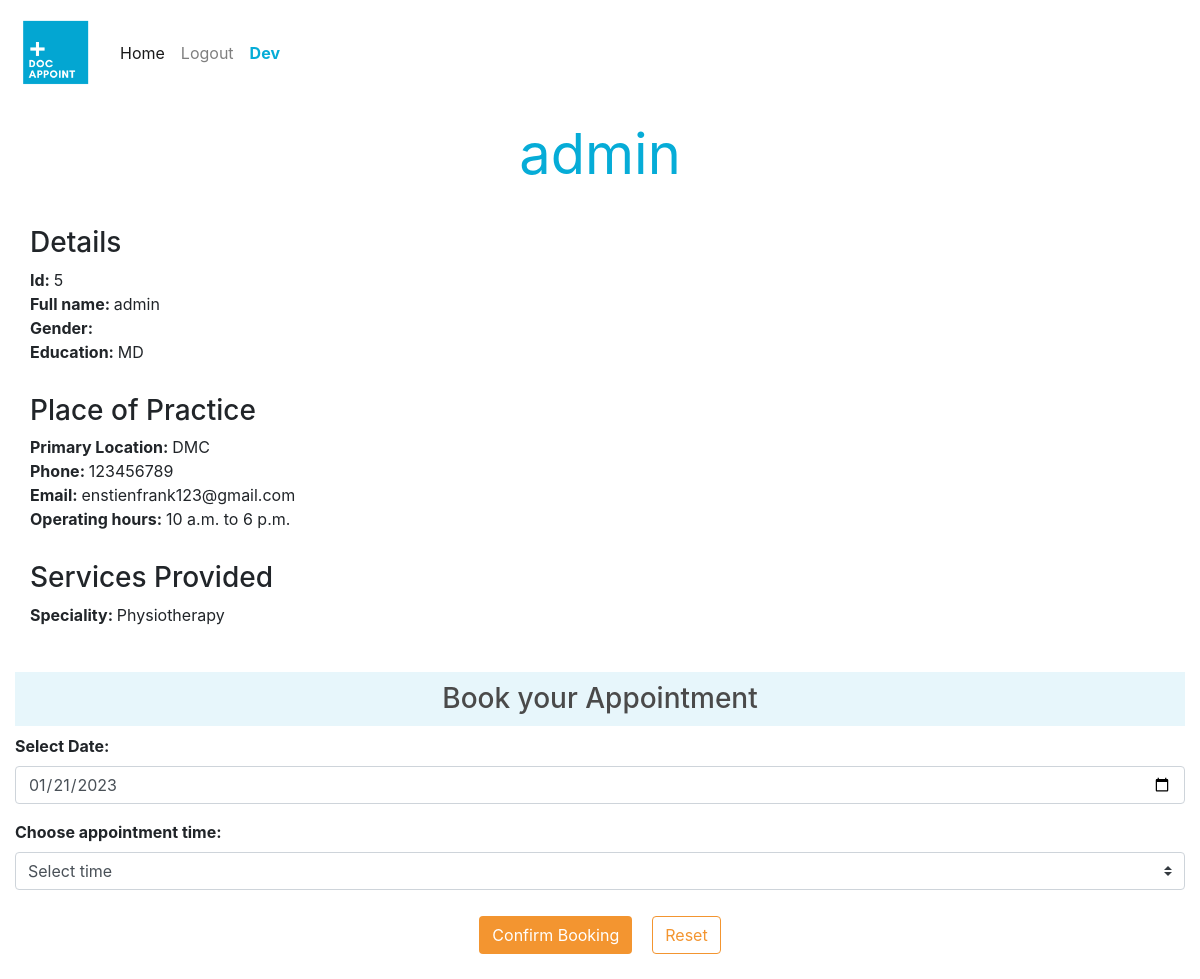
Page /book-appointment/5 (signed in) on the committed database.
### Doc_Appoint/models.py (models this page shows, shortened)
class User(AbstractUser):
    USER_REGISTER_TYPES = (
        ('PR', 'personal'),
        ('DR', 'doctor')
    )
    user_type = models.CharField(max_length=2, blank=True, choices=USER_REGISTER_TYPES)

class Doctor(models.Model):
    doctor_name = models.ForeignKey('User', on_delete=models.CASCADE, related_name="doctor_name")
    services = models.TextField(max_length=100)
    experience = models.IntegerField()
    study = models.TextField()
    patient = models.ManyToManyField('Patient', blank=True, related_name="doctors_patients", default=[0])
    service_time_from = models.TimeField(null=True)
    service_time_to = models.TimeField(null=True)
    address = models.TextField()
    phone_number = models.CharField(max_length=14, blank=True, null=True)
    gender = models.CharField(max_length=10, blank=True, null=True)

### Doc_Appoint/views.py (the view)
# urls.py: path("book-appointment/<int:doc_id>", views.book_appointment, name="book-appointment"),
@login_required
def book_appointment(request, doc_id):
    doc = Doctor.objects.get(id = doc_id)
    booking_times = time_slots(doc_id)
    patient = Patient.objects.get(patient_id=request.user.id)
    error = False
    success=False
    if Appointment.objects.filter(patient=patient, doctor=doc, appointment_date__gte = datetime.now()).exists():
        patient_appoint_exists = Appointment.objects.get(patient=patient, doctor=doc, appointment_date__gte = datetime.now())
    else:
        patient_appoint_exists = False
    if request.method == "POST":
        appointment_time = request.POST["booking"]
        appointment_date = request.POST.get("app-date")
        if datetime.strptime(appointment_date, "%Y-%m-%d") > datetime.now():
            doc.patient.add(patient)
            try:
                new_appointment = Appointment.objects.create(
                    patient=patient,
                    doctor=doc,
                    appointment_time=appointment_time,
                    appointment_date=datetime.strptime(appointment_date, "%Y-%m-%d")
                )
                new_appointment.save()
                success=True
            except IntegrityError:
                return render(request, "Doc_Appoint/book_appointment.html", {
                    'message': "Some error occured, could not book an appointment!",
                    'doc': doc,
                    'booking_times': booking_times
                })
        else:
            error = True
        return render(request, "Doc_Appoint/book_appointment.html", {
            'doc': doc,
            'booking_times': booking_times,
            'error': error,
            'success': success
        })
    else:
        return render(request, "Doc_Appoint/book_appointment.html", {
            'doc': doc,
            'booking_times': booking_times,
            'exists': patient_appoint_exists
        })

### Doc_Appoint/views.py (called while the page is built)
def time_slots(doc_id):
    slots = {}
    doc = Doctor.objects.get(id=doc_id)
    t1 = doc.service_time_from.strftime("%H:%M:%S")
    t2 = doc.service_time_to.strftime("%H:%M:%S")
    time_from = datetime.strptime(t1, "%H:%M:%S")
    time_to = datetime.strptime(t2, "%H:%M:%S")
    diff = time_to - time_from
    diff_min = diff.seconds / 60
    diff_hour = diff_min / 60
    ts = time_from
    for i in range(int(diff_hour)*2):
        ts = ts + timedelta(minutes=30)
        slots[ts.time()] = False
    return slots

### Doc_Appoint/templates/Doc_Appoint/book_appointment.html (shortened to what this page needs)
{% extends "Doc_Appoint/layout.html" %}
{% load static %}
{% block body %}
    <div class="doc-name">
        <h2 class="lead display-4" style="font-weight: 400">{{doc.doctor_name.username}}</h2>
    </div>
    <div class="doc-details-container">
        <div class="doc-details">
            <div class="details-bg">
                <h3 style="font-weight: 500">Details</h3>
                <div><strong>Id: </strong><span id="doctor_id">{{doc.id}}</span></div>
                <div><strong>Full name: </strong>{{doc.doctor_name.username}}</div>
                <div><strong>Gender: </strong>{{doc.gender}}</div>
                <div class="info"><strong>Education: </strong>{{doc.study}}</div>
            </div>
        </div>
        <div class="doc-details">
            <h3 style="font-weight: 500">Place of Practice</h3>
            <div class="info"><strong>Primary Location: </strong>{{doc.address}}</div>
            <div><strong>Phone: </strong>{{doc.phone_number}}</div>
            <div><strong>Email: </strong>{{doc.doctor_name.email}}</div>
            <div><strong>Operating hours: </strong>{{doc.service_time_from}} to {{doc.service_time_to}}</div>
        </div>
        <div class="doc-details">
            <h3 style="font-weight: 500">Services Provided</h3>
            <div><strong>Speciality: </strong>{{doc.services}}</div>
        </div>
    </div>
    {% if not exists %}
    <div class="doc-details" id="appointment-form">
        <div class="doc-book-app">
            <h3 style="font-weight: 500">Book your Appointment</h3>
        </div>
        <form action="" method="POST">
            <div class="form-group">
                <label for="app-date"><strong>Select Date:</strong></label>
                <input id="select-date" class="form-control" type="date" name="app-date" required>
            </div>
            <div class="form-group">
                <label class="control-label" for="booking"><strong>Choose appointment time:</strong></label>
                <select class="custom-select" name="booking" id="booking" required>
                    <option value="" selected>Select time</option>
                </select>
            </div>
            <div class="next-steps-form-buttons">
                <input class="btn" type="submit" value="Confirm Booking">
                <input class="btn" type="reset" value="Reset">
            </div>
        </form>
    </div>
    {% else %}
        <div class="alert alert-success">
            <strong>Your appointment has been confirmed for {{exists.appointment_date}} at {{exists.appointment_time}}</strong>
        </div>
    {% endif %}
{% endblock %}

### Doc_Appoint/templates/Doc_Appoint/layout.html (shortened to what this page needs)
{% load static %}
<!DOCTYPE html>
<html lang="en">
    <head>
      <link rel="stylesheet" href="https://stackpath.bootstrapcdn.com/bootstrap/4.4.1/css/bootstrap.min.css">
      <link href="{% static 'Doc_Appoint/styles.css' %}" rel="stylesheet" type="text/css">
      <link href="{% static 'Doc_Appoint/booking_styles.css' %}" rel="stylesheet" type="text/css">
      <link href="https://maxcdn.bootstrapcdn.com/font-awesome/4.7.0/css/font-awesome.min.css" rel="stylesheet"/>
    </head>
    <body>
      <nav class="navbar navbar-expand-lg navbar-light">
        <a class="navbar-brand" href="{% url 'index' %}">
          <img src="../../static/Doc_Appoint/Doc Appoint_logo_v2.png" width="80" height="80" alt="doc_appoint_logo">
        </a>
          <ul class="navbar-nav">
            <li class="nav-item active">
              <a class="nav-link" href="{% url 'index' %}">Home</a>
            </li>
            {% if user.is_authenticated %}
              <li class="nav-item">
                <a class="nav-link" href="{% url 'logout' %}">Logout</a>
              </li>
              <li class="nav-item">
                <a class="nav-link" href="{% url 'index' %}"><span style="color: #06acd7; font-weight: bold" >{{user.username}}</span></a>
              </li>
            {% endif %}
          </ul>
      </nav>
      <div class="body">
          {% block body %}
          {% endblock %}
      </div>
    </body>
</html>

### Doc_Appoint/static/Doc_Appoint/styles.css (style rules this page uses)
:root { --main-theme-color: #06acd7; --main-theme-button: #F39530; }
.next-steps-form-buttons { display: flex; justify-content: center; }
.info { width: 200px; }

### Doc_Appoint/static/Doc_Appoint/booking_styles.css (style rules this page uses)
:root { --main-theme-color: #06acd7; --main-theme-button: #F39530; }
.doc-details-container { padding: 15px; }
.doc-details { padding: 15px; }
.doc-name { text-align: center; margin: 15px 0 0 0; color: var(--main-theme-color) }
.doc-book-app { text-align: center; background-color: #e7f6fb; color: rgb(74, 74, 74); }
.doc-book-app>h3 { padding: 10px; }
.next-steps-form-buttons input[type='submit'] { background-color: var(--main-theme-button); color: white; margin: 10px; }
.next-steps-form-buttons input[type='reset'] { border: 1px solid var(--main-theme-button); color: var(--main-theme-button); margin: 10px; }

### rows in the picture
User: username "Dev"
Doctor: doctor_name.username "admin", id "5", study "MD", address "DMC", phone_number "123456789", doctor_name.email "enstienfrank123@gmail.com", service_time_from "10 a.m.", service_time_to "6 p.m.", services "Physiotherapy"
